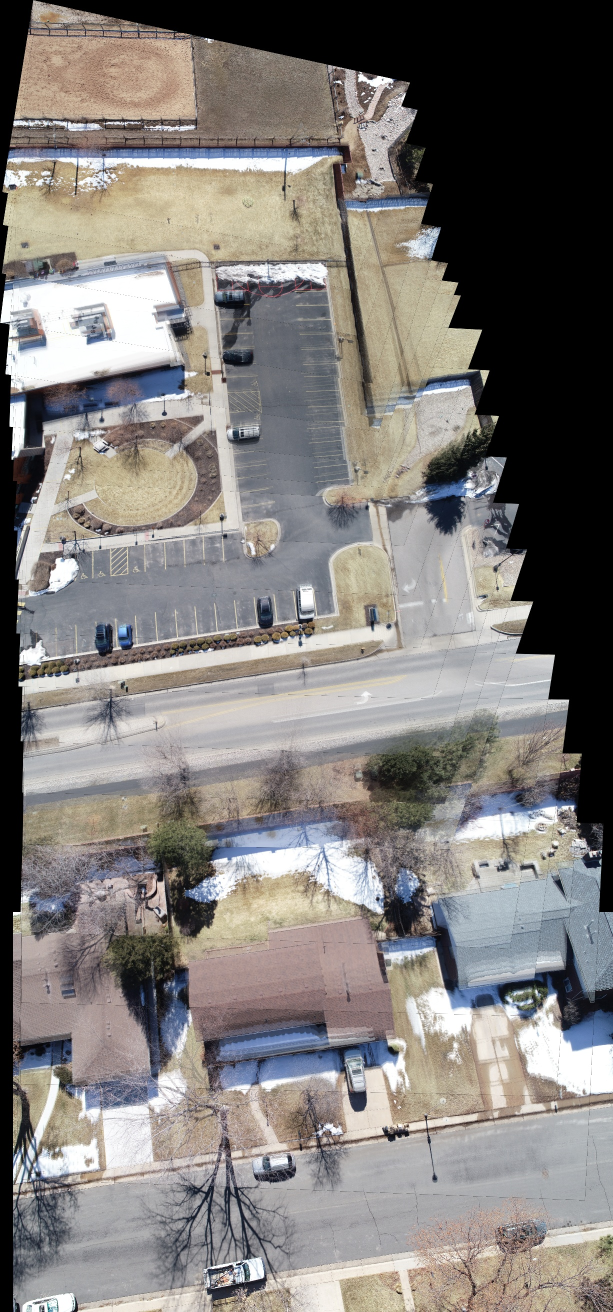
#> input picture orthomosaic.jpg, 1226 x 2624 px (shown at 1/2 size)
$ python -i orthomosaic_stitcher.py   (imports and definitions only)
#> lines starting #> are read from the running program, lines starting #| are printed output that depends on the picture; after the words box and inside, x2 and y2 are one past the last pixel; in counts of white or black regions, pixels touching at a corner belong together
#> further down, picture is the input picture: shape (2624, 1226, 3); mean B, G, R 121.8, 124.6, 128.5
"""
============================================================
  Orthomosaic Stitching Pipeline — Manual Implementation v2
  Pipeline 2D Grid (All-Pairs Matching + BFS Graph)
============================================================
  Perubahan dari v1:
  - All-pairs matching: setiap gambar dicoba dengan SEMUA
    gambar lain (bukan hanya sequential i → i+1)
  - Graph BFS: mulai dari gambar referensi paling terhubung,
    ekspansi ke semua arah (atas/bawah/kiri/kanan)
  - Distance-weighted blending untuk overlap yang halus
============================================================
"""

import cv2
import numpy as np
import os
import glob
import logging
from pathlib import Path
from itertools import combinations

# [5 lines not run here, left out]
log = logging.getLogger("stitcher_v2")


# ════════════════════════════════════════════════════════
#  KONFIGURASI
# ════════════════════════════════════════════════════════
class Config:
    IMAGE_DIR        = "./dataset"
    OUTPUT_PATH      = "./orthomosaic.jpg"
    EXTENSIONS       = ("*.jpg", "*.jpeg", "*.png", "*.tif", "*.tiff")

    SIFT_NFEATURES   = 1000   # keypoints per gambar
    RATIO_THRESH     = 0.75   # Lowe's ratio test
    MIN_MATCH_COUNT  = 10     # minimal good matches

    # Skala saat deteksi fitur (lebih kecil = lebih cepat)
    WORK_SCALE       = 0.4
    # Skala saat warp ke canvas (hemat memori)
    COMPOSE_SCALE    = 0.5

    MAX_CANVAS_DIM   = 30_000


# ════════════════════════════════════════════════════════
#  STITCHER V2
# ════════════════════════════════════════════════════════
class OrthomosaicStitcher2D:

    def __init__(self, cfg: Config = Config()):
        self.cfg = cfg

    # ── 1. LOAD ─────────────────────────────────────────
    # [276 lines left out: functions load_images, detect_all_features, match_all_pairs, estimate_transform, build_transform_graph, compute_absolute_transforms and 1 more, not called in this run]

    # ── 8. CROP ─────────────────────────────────────────
    @staticmethod
    def crop_black(img):
        gray = cv2.cvtColor(img, cv2.COLOR_BGR2GRAY)
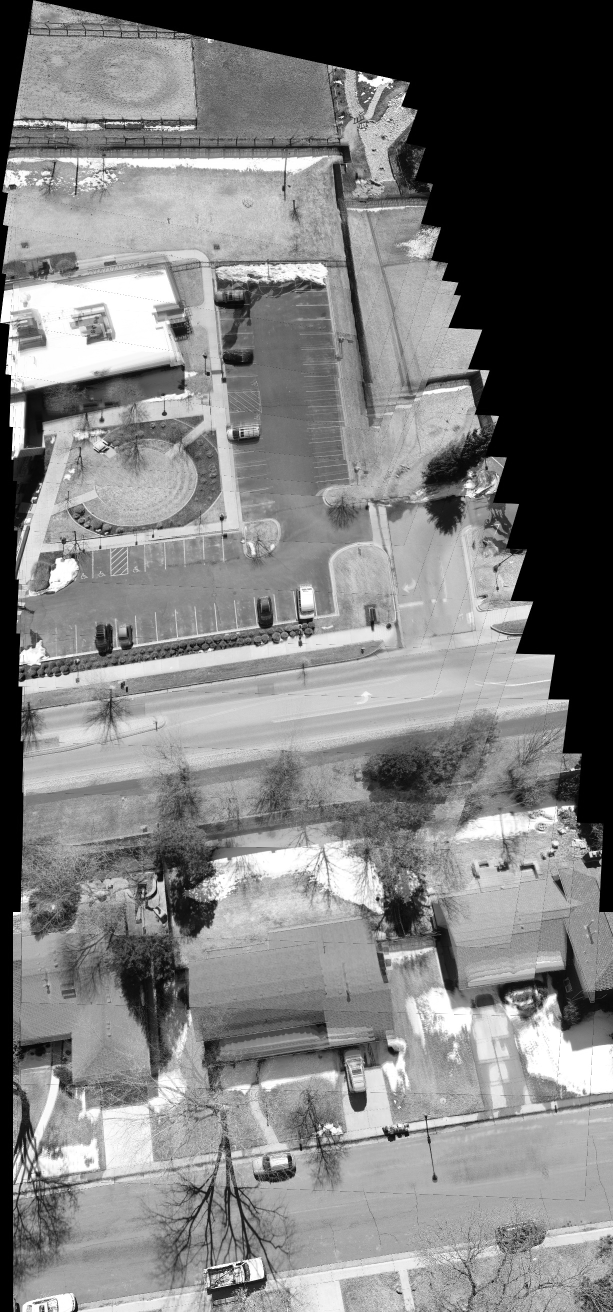
#> gray: shape (2624, 1226) (shown at 1/2 size); min 0, max 255, mean 125.4
        _, mask = cv2.threshold(gray, 1, 255, cv2.THRESH_BINARY)
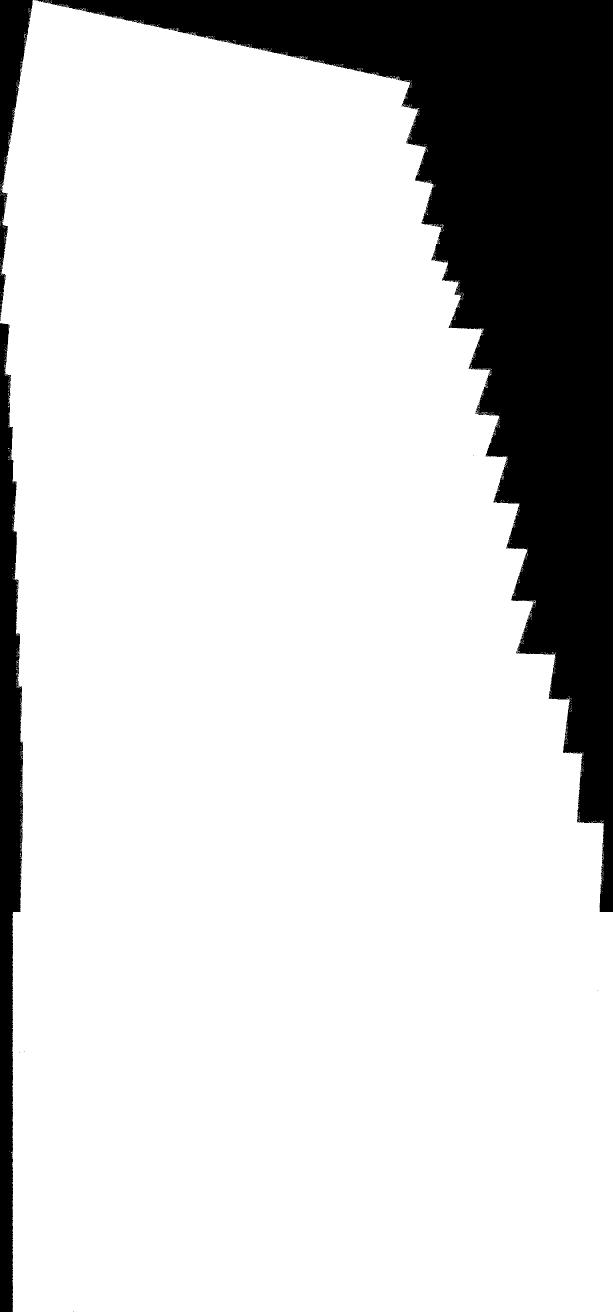
#> mask: shape (2624, 1226) (shown at 1/2 size); 82.6% white; 10 black regions (7 under 20 px), largest, box (x1, y1, x2, y2) and area: (76, 0, 1226, 1824) 485572, (0, 646, 46, 2624) 59728, (0, 0, 66, 642) 15184
        coords  = cv2.findNonZero(mask)
#> coords = contour of 2656529 points, box (x1, y1, x2, y2) (0, 0, 1226, 2624), area 290004
        if coords is None:
            return img
        x, y, w, h = cv2.boundingRect(coords)
#> x = 0; y = 0; w = 1226; h = 2624
        return img[y:y+h, x:x+w]

    # ── MAIN ─────────────────────────────────────────────
    # [56 lines left out: functions run, main, not called in this run]


# [2 lines not run here, left out]

>>> import cv2
>>> picture = cv2.imread('orthomosaic.jpg')
>>> result = OrthomosaicStitcher2D().crop_black(picture)
